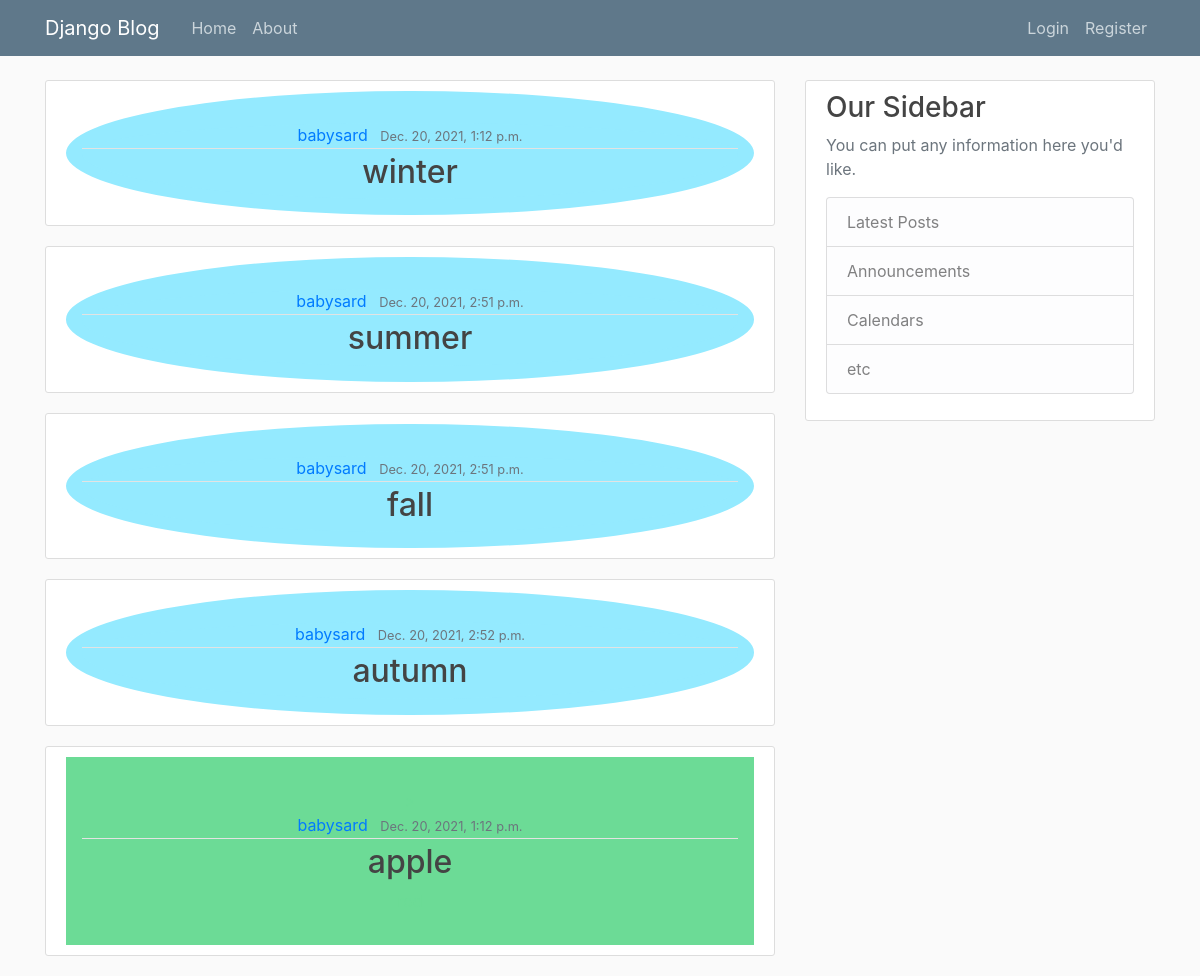
The page / on the database its author committed.
### users/models.py (models this page shows, shortened)
class Season(models.Model):
    season_name = models.CharField(max_length=100)
    start_date = models.DateTimeField()
    end_date = models.DateTimeField()
    date_posted = models.DateTimeField(default=timezone.now)
    author = models.ForeignKey(User, on_delete=models.CASCADE)

class Item(models.Model):
    name = models.CharField(max_length=100)
    about = models.TextField()
    date_posted = models.DateTimeField(default=timezone.now)
    author = models.ForeignKey(User, on_delete=models.CASCADE)
    price = models.FloatField(default=0)
    season = models.ForeignKey(Season, on_delete=models.CASCADE)

### users/views.py (the view)
# urls.py: path('', ItemListView.as_view(), name='home'),
class ItemListView(ListView):
    model = Item
    template_name = 'users/home.html' # <app>/<model>_<viewtype>.html
    context_object_name = 'items'
    ordering = ['-date_posted']
    def get_context_data(self, **kwargs):
        ctx = super(ItemListView, self).get_context_data(**kwargs)
        ctx['seasons'] = Season.objects.all()
        return ctx

### users/templates/users/home.html
{% extends "users/base.html" %}
{% block content %}
    {% for season in seasons %}
    <article class="media content-section">
    <div class="media-body" style="
    border-color: rgb(148, 234, 255);
    border-style: solid ;
    /* border-width shorthand*/
    /* top/right/bottom/left */
    border-width: 4em 2em 2em 2em;
    text-align: center;
    /* top/horizontal/bottom */
    border-width: 2em 1em 1em;
    background-color: rgb(148, 234, 255);
    color: rgb(148, 234, 255);
    border-radius: 5em;
    border-radius: 50%;">
        <div class="article-metadata">
        <a class="mr-2" href="#">{{ season.author }}</a>
        <small class="text-muted">{{ season.date_posted }}</small>
        </div>
        <h2><a class="article-title" href="#">{{ season.season_name }}</a></h2>
    </div>
    </article>
    {% endfor %}
    {% for item in items %}
        <article class="media content-section">
          <div class="media-body" style="
          border-color: rgb(108, 219, 150);
          border-style: solid ;
          /* border-width shorthand*/
          /* top/right/bottom/left */
          border-width: 4em 2em 2em 2em;
          text-align: center;
          /* top/horizontal/bottom */
          border-width: 2em 1em 1em;
          background-color: rgb(108, 219, 150);
          color: rgb(108, 219, 150);
          border-radius: 5em;
          border-radius: 0%;">>
            <div class="article-metadata">
              <a class="mr-2" href="#">{{ item.author }}</a>
              <small class="text-muted">{{ item.date_posted }}</small>
            </div>
            <h2><a class="article-title" href="#">{{ item.name }}</a></h2>
            <p class="article-content">{{ item.about }}</p>
          </div>
        </article>
    {% endfor %}
{% endblock content %}

### users/templates/users/base.html (shortened to what this page needs)
{% load static %}
<!DOCTYPE html>
<html>
<head>
    <link rel="stylesheet" href="https://maxcdn.bootstrapcdn.com/bootstrap/4.0.0/css/bootstrap.min.css">
    <link rel="stylesheet" type="text/css" href="{% static 'fruit_and_veg_project/main.css' %}">
</head>
<body>
    <header class="site-header">
      <nav class="navbar navbar-expand-md navbar-dark bg-steel fixed-top">
        <div class="container">
          <a class="navbar-brand mr-4" href="{#}">Django Blog</a>
          <div class="collapse navbar-collapse" id="navbarToggle">
            <div class="navbar-nav mr-auto">
              <a class="nav-item nav-link" href="#">Home</a>
              <a class="nav-item nav-link" href="#">About</a>
            </div>
            <div class="navbar-nav">
              <a class="nav-item nav-link" href="#">Login</a>
              <a class="nav-item nav-link" href="{% url 'register' %}">Register</a>
            </div>
          </div>
        </div>
      </nav>
    </header>
    <main role="main" class="container">
      <div class="row">
        <div class="col-md-8">
          {% block content %}{% endblock %}
        </div>
        <div class="col-md-4">
          <div class="content-section">
            <h3>Our Sidebar</h3>
            <p class='text-muted'>You can put any information here you'd like.
              <ul class="list-group">
                <li class="list-group-item list-group-item-light">Latest Posts</li>
                <li class="list-group-item list-group-item-light">Announcements</li>
                <li class="list-group-item list-group-item-light">Calendars</li>
                <li class="list-group-item list-group-item-light">etc</li>
              </ul>
            </p>
          </div>
        </div>
      </div>
    </main>
</body>
</html>

### fruit_and_veg_project/static/fruit_and_veg_project/main.css (style rules this page uses)
body { background: #fafafa; color: #333333; margin-top: 5rem; }
h1, h2, h3, h4, h5, h6 { color: #444444; }
ul { margin: 0; }
.bg-steel { background-color: #5f788a; }
.site-header .navbar-nav .nav-link { color: #cbd5db; }
.content-section { background: #ffffff; padding: 10px 20px; border: 1px solid #dddddd; border-radius: 3px; margin-bottom: 20px; }
.article-title { color: #444444; }
.article-content { white-space: pre-line; }
.article-metadata { padding-bottom: 1px; margin-bottom: 4px; border-bottom: 1px solid #e3e3e3 }

### rows shown on the page
Season: author "babysard", date_posted "Dec. 20, 2021, 1:12 p.m.", season_name "winter"
Season: author "babysard", date_posted "Dec. 20, 2021, 2:51 p.m.", season_name "summer"
Season: author "babysard", date_posted "Dec. 20, 2021, 2:51 p.m.", season_name "fall"
Season: author "babysard", date_posted "Dec. 20, 2021, 2:52 p.m.", season_name "autumn"
Item: author "babysard", date_posted "Dec. 20, 2021, 1:12 p.m.", name "apple"
